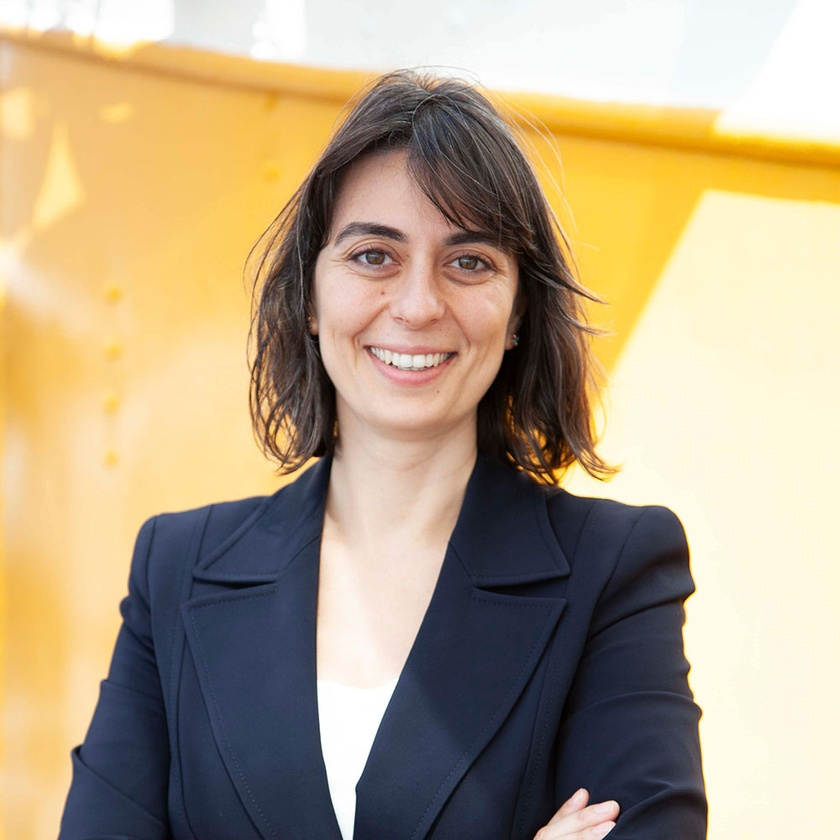
#> input picture openCV/Sinem_Baskan.jpg, 840 x 840 px, shrunk from 1000 x 1000 before the run
$ python visual_processing.py
#> lines starting #> are read from the running program, lines starting #| are printed output that depends on the picture
import cv2

image = cv2.imread('Sinem_Baskan.jpg')
#> image is the input picture: shape (840, 840, 3); mean B, G, R 134.8, 163, 180.5
B, G, R = cv2.split(image)
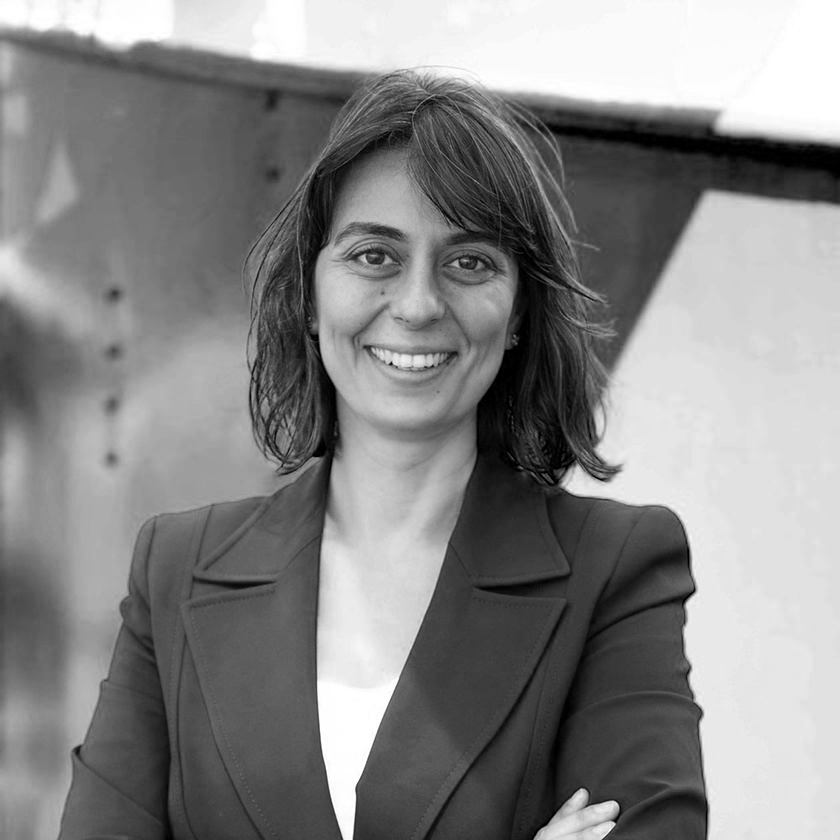
#> B: shape (840, 840); min 0, max 255, mean 134.8
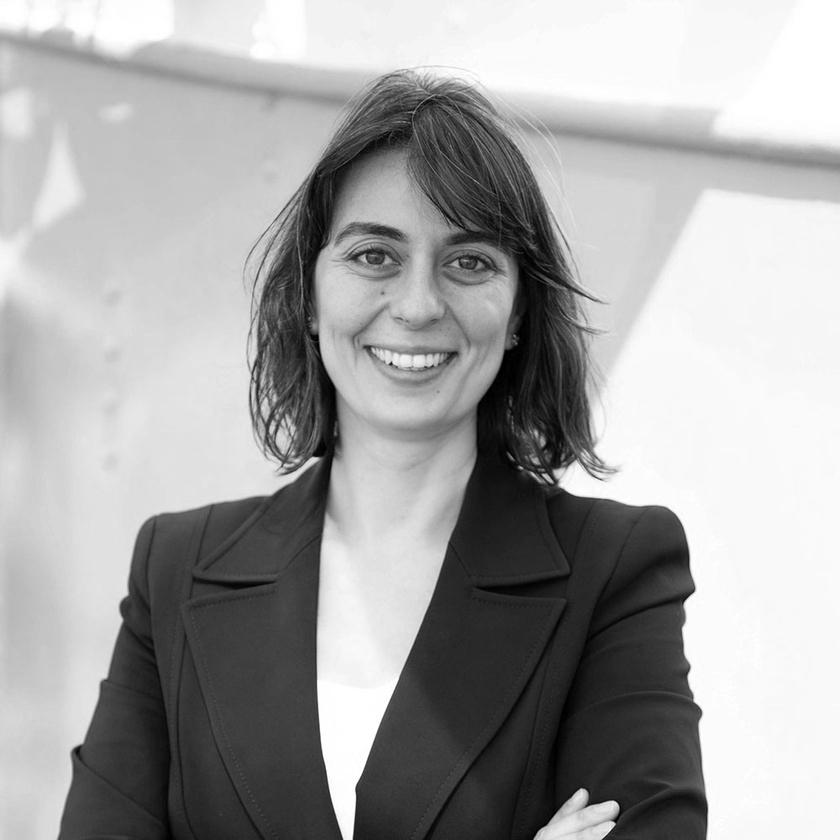
#> G: shape (840, 840); min 0, max 255, mean 163
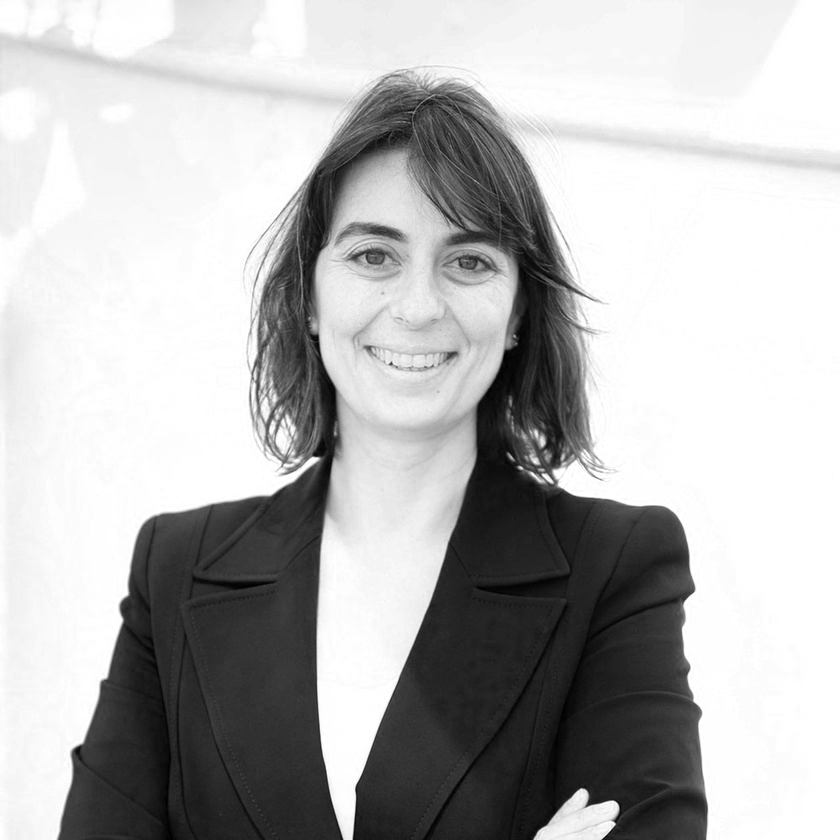
#> R: shape (840, 840); min 0, max 255, mean 180.5
cv2.imshow('Sinem_Baskan', image)

cv2.imshow('Blue', B)
cv2.imshow('Green', G)
cv2.imshow('Red', R)
cv2.waitKey(0)
cv2.destroyAllWindows()
